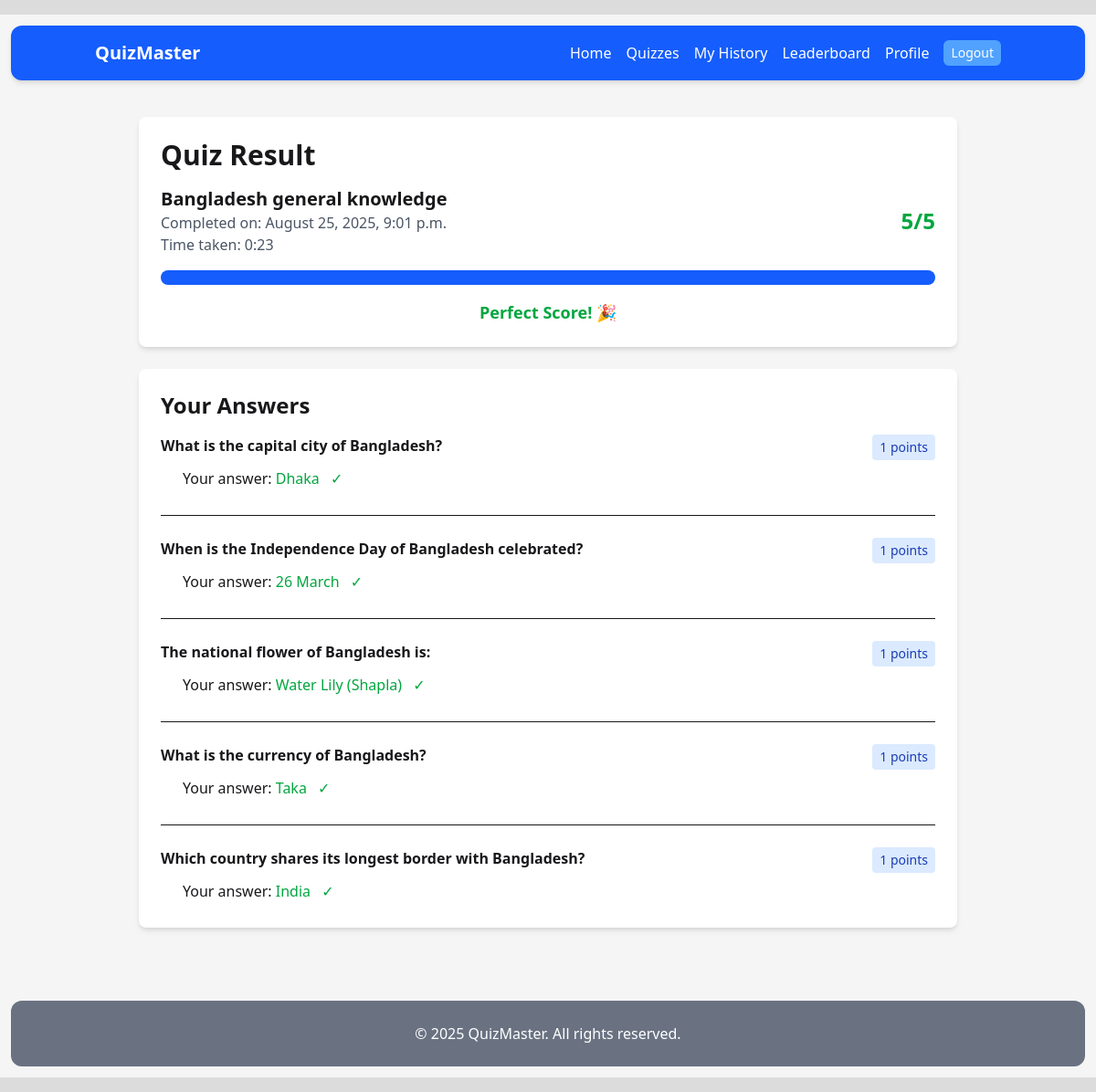
The app's page /quizzes/result/10/ (signed in) with its own data.
### quiz/models.py (models this page shows, shortened)
class QuizAttempt(models.Model):
    user = models.ForeignKey(User, on_delete=models.CASCADE, related_name='quiz_attempts')
    quiz = models.ForeignKey(Quiz, on_delete=models.CASCADE, related_name='attempts')
    score = models.PositiveIntegerField(default=0)
    max_score = models.PositiveIntegerField(default=0)
    completed_at = models.DateTimeField(auto_now_add=True)
    time_taken = models.DurationField(null=True, blank=True)
    class Meta:
        ordering = ['-completed_at']

class Quiz(models.Model):
    title = models.CharField(max_length=200)
    description = models.TextField(blank=True)
    category = models.ForeignKey(Category, on_delete=models.SET_NULL, null=True, related_name='quizzes')
    created_by = models.ForeignKey(User, on_delete=models.CASCADE, related_name='quizzes')
    created_at = models.DateTimeField(auto_now_add=True)
    updated_at = models.DateTimeField(auto_now=True)
    is_active = models.BooleanField(default=True)
    time_limit = models.PositiveIntegerField(help_text="Time limit in minutes", null=True, blank=True)
    max_questions = models.PositiveIntegerField(default=50)
    min_questions = models.PositiveIntegerField(default=5)
    class Meta:
        ordering = ['-created_at']

class UserAnswer(models.Model):
    attempt = models.ForeignKey(QuizAttempt, on_delete=models.CASCADE, related_name='answers')
    question = models.ForeignKey(Question, on_delete=models.CASCADE)
    selected_option = models.ForeignKey(Option, on_delete=models.CASCADE)
    is_correct = models.BooleanField(default=False)

class Question(models.Model):
    quiz = models.ForeignKey(Quiz, on_delete=models.CASCADE, related_name='questions')
    text = models.TextField()
    order = models.PositiveIntegerField(default=0)
    points = models.PositiveIntegerField(default=1)
    class Meta:
        ordering = ['order']

class Option(models.Model):
    question = models.ForeignKey(Question, on_delete=models.CASCADE, related_name='options')
    text = models.CharField(max_length=200)
    is_correct = models.BooleanField(default=False)

### quiz/views.py (the view)
# urls.py: path('result/<int:pk>/', views.QuizResultView.as_view(), name='quiz-result'),
class QuizResultView(LoginRequiredMixin, DetailView):
    model = QuizAttempt
    template_name = 'quiz/quiz_result.html'
    context_object_name = 'attempt'
    def get_queryset(self):
        return QuizAttempt.objects.filter(user=self.request.user)

### core/templatetags/navigation_tags.py (called while the page is built)
@register.simple_tag(takes_context=True)
@register.filter
def active(context, *url_names):
    try:
        current = context['request'].resolver_match.url_name
    except Exception:
        return ''
    if current in url_names:
        return 'font-bold text-green-200 aria-current="page"'
    return ''

### quiz/templatetags/duration_filters.py (called while the page is built)
@register.filter
def duration(value):
    if not value:
        return "N/A"
    total_seconds = int(value.total_seconds())
    hours = total_seconds // 3600
    minutes = (total_seconds % 3600) // 60
    seconds = total_seconds % 60
    if hours > 0:
        return f"{hours}:{minutes:02d}:{seconds:02d}"
    else:
        return f"{minutes}:{seconds:02d}"

### quiz/templates/quiz/quiz_result.html (shortened to what this page needs)
{% extends "base.html" %}
{% load duration_filters %}
{% block content %}
<div class="max-w-4xl mx-auto">
    <div class="bg-white rounded-lg shadow-md p-6 mb-6">
        <h1 class="text-3xl font-bold mb-4">Quiz Result</h1>
        <div class="flex justify-between items-center mb-4">
            <div>
                <h2 class="text-xl font-semibold">{{ attempt.quiz.title }}</h2>
                <p class="text-gray-600">Completed on: {{ attempt.completed_at|date:"F d, Y, P" }}</p>
                {% if attempt.time_taken %}
                    <p class="text-gray-600">Time taken: {{ attempt.time_taken|duration }}</p>
                {% endif %}
            </div>
            <div class="text-2xl font-bold {% if attempt.score == attempt.max_score %}text-green-600{% else %}{% widthratio attempt.max_score 1 2 as half_score %}{% if attempt.score >= half_score %}text-yellow-600{% else %}text-red-600{% endif %}{% endif %}">
                {{ attempt.score }}/{{ attempt.max_score }}
            </div>
        </div>
        <div class="w-full bg-gray-200 rounded-full h-4 mb-4">
            {% if attempt.max_score > 0 %}
                {% widthratio attempt.score attempt.max_score 100 as percentage %}
                <div class="bg-blue-600 h-4 rounded-full progress-bar" data-width="{{ percentage }}"></div>
            {% endif %}
        </div>
        <div class="text-center text-lg">
            {% if attempt.score == attempt.max_score %}
                <span class="text-green-600 font-bold">Perfect Score! 🎉</span>
            {% endif %}
        </div>
    </div>
    <div class="bg-white rounded-lg shadow-md p-6">
        <h2 class="text-2xl font-bold mb-4">Your Answers</h2>
        <div class="space-y-6">
            {% for answer in attempt.answers.all %}
                <div class="border-b pb-6 last:border-0 last:pb-0">
                    <div class="flex justify-between items-start mb-2">
                        <h3 class="font-semibold">{{ answer.question.text }}</h3>
                        <span class="bg-blue-100 text-blue-800 text-sm px-2 py-1 rounded">{{ answer.question.points }} points</span>
                    </div>
                    <div class="ml-6">
                        <p class="mb-1">
                            Your answer:
                            <span class="{% if answer.is_correct %}text-green-600{% else %}text-red-600{% endif %} font-medium">
                                {{ answer.selected_option.text }}
                            </span>
                            {% if answer.is_correct %}
                                <span class="text-green-600 ml-2">✓</span>
                            {% else %}
                                <span class="text-red-600 ml-2">✗</span>
                            {% endif %}
                        </p>
                    </div>
                </div>
            {% endfor %}
        </div>
    </div>
</div>
{% endblock %}

### static/css/style.css (style rules this page uses)
body { background-color:whitesmoke; }

### quiz/templates/quiz/quiz_result.html (style rules this page uses)
.progress-bar { width: 0%; transition: width 1s ease-in-out; }

### records on screen
QuizAttempt: quiz "Bangladesh general knowledge", completed_at "August 25, 2025, 9:01 p.m.", time_taken|duration "0:23", score "5", max_score "5"
UserAnswer: question.text "What is the capital city of Bangladesh?", question.points "1", selected_option.text "Dhaka"
UserAnswer: question.text "When is the Independence Day of Bangladesh celebrated?", question.points "1", selected_option.text "26 March"
UserAnswer: question.text "The national flower of Bangladesh is:", question.points "1", selected_option.text "Water Lily (Shapla)"
UserAnswer: question.text "What is the currency of Bangladesh?", question.points "1", selected_option.text "Taka"
UserAnswer: question.text "Which country shares its longest border with Bangladesh?", question.points "1", selected_option.text "India"
